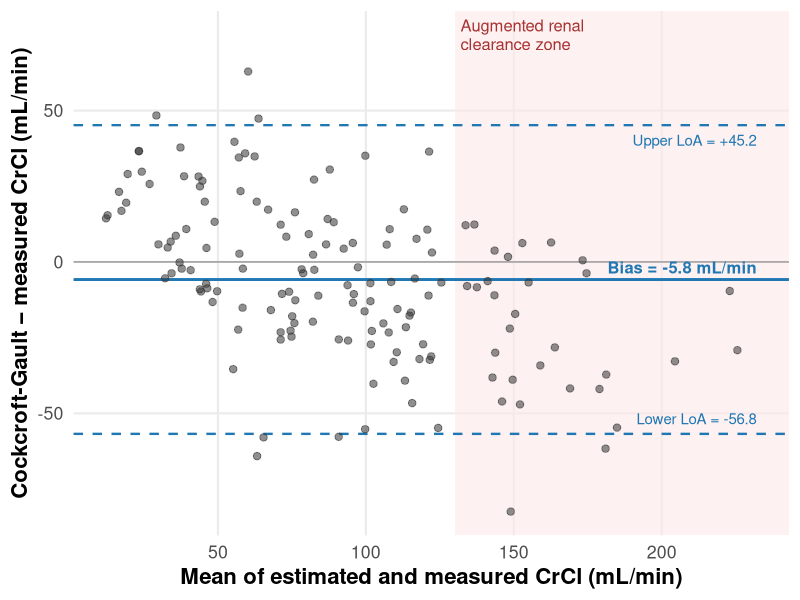

This chart was generated by the following R code:
# =============================================================================
# Bland-Altman: Cockcroft-Gault estimated vs 8-h measured CrCl in ICU patients
# Simulates the typical pattern: bias near zero in mid-range,
# systematic underestimation in ARC, wide limits of agreement throughout.
# =============================================================================

suppressPackageStartupMessages({
  library(dplyr)
  library(ggplot2)
})

set.seed(2026)

n <- 150

# Simulate "true" measured CrCl (mL/min) — wide ICU distribution incl. ARC
measured <- pmax(5, rnorm(n, mean = 95, sd = 55))

# CG-estimated: systematic underestimation when measured is high,
# overestimation at low measured values, with substantial random noise.
# Mimic Baptista et al., Udy et al. reports.
bias_systematic <- 25 - 0.35 * measured     # nonzero structure
noise           <- rnorm(n, 0, 22)
estimated       <- pmax(5, measured + bias_systematic + noise)

df <- tibble(
  measured  = measured,
  estimated = estimated,
  mean_cl   = (measured + estimated) / 2,
  diff      = estimated - measured
)

mean_diff <- mean(df$diff)
sd_diff   <- sd(df$diff)
loa_low   <- mean_diff - 1.96 * sd_diff
loa_high  <- mean_diff + 1.96 * sd_diff

p <- ggplot(df, aes(x = mean_cl, y = diff)) +
  annotate("rect", xmin = 130, xmax = Inf, ymin = -Inf, ymax = Inf,
           fill = "#fde7e7", alpha = 0.6) +
  annotate("text", x = 132, y = 75, label = "Augmented renal\nclearance zone",
           hjust = 0, color = "#a83232", size = 4.2, lineheight = 0.95) +
  geom_hline(yintercept = 0, color = "grey60") +
  geom_hline(yintercept = mean_diff, color = "#1f77b4", linewidth = 1) +
  geom_hline(yintercept = c(loa_low, loa_high),
             color = "#1f77b4", linetype = "dashed", linewidth = 0.8) +
  geom_point(alpha = 0.55, size = 2.2, color = "#333333") +
  annotate("text", x = 232, y = mean_diff + 4,
           label = sprintf("Bias = %+.1f mL/min", mean_diff),
           hjust = 1, color = "#1f77b4", size = 4.2, fontface = "bold") +
  annotate("text", x = 232, y = loa_high - 5,
           label = sprintf("Upper LoA = %+.1f", loa_high),
           hjust = 1, color = "#1f77b4", size = 3.8) +
  annotate("text", x = 232, y = loa_low + 5,
           label = sprintf("Lower LoA = %.1f", loa_low),
           hjust = 1, color = "#1f77b4", size = 3.8) +
  labs(
    x = "Mean of estimated and measured CrCl (mL/min)",
    y = "Cockcroft-Gault − measured CrCl (mL/min)"
  ) +
  theme_minimal(base_size = 16, base_family = "sans") +
  theme(
    panel.grid.minor = element_blank(),
    axis.title = element_text(face = "bold")
  )

ggsave("figures/bland_altman_crcl.png", p,
       width = 11.2, height = 4.9, dpi = 200, bg = "white")
message("Saved figures/bland_altman_crcl.png")
